Frame 1 (no input): blank canvas, image omitted
Frame 60 (no input): blank canvas, image omitted
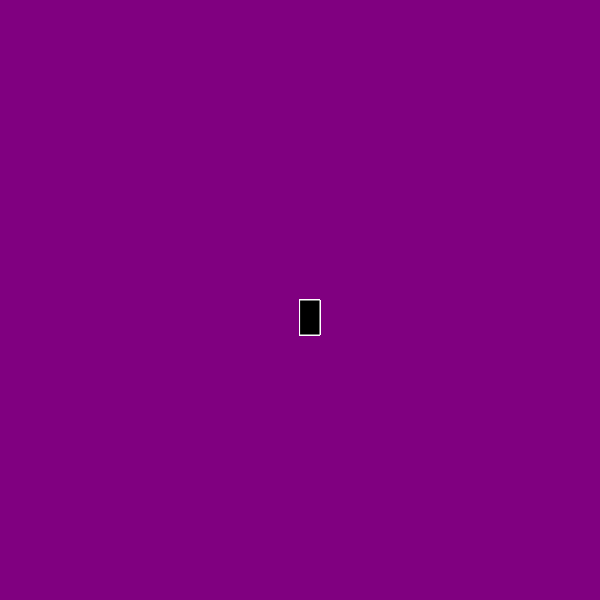
Frame 120 (the mouse pressed at the canvas centre since frame 60)

The p5.js sketch whose frames 1 and 60 were blank and that drew this single picture after the mouse press (run headless with seeded random() and noise() and a simulated clock; from frame 60 on, the mouse is pressed at the canvas centre):

// p5.js sketch
// ── sketch.js
function setup() {
    createCanvas(600, 600);
    background("purple");
  }
  
  function draw() {
    
  
    stroke("white");
    fill("black");
  
    // console.log(mouseIsPressed);
  
    if (mouseIsPressed) {
      rect(mouseX, mouseY, 20, 35);
    }
  }
